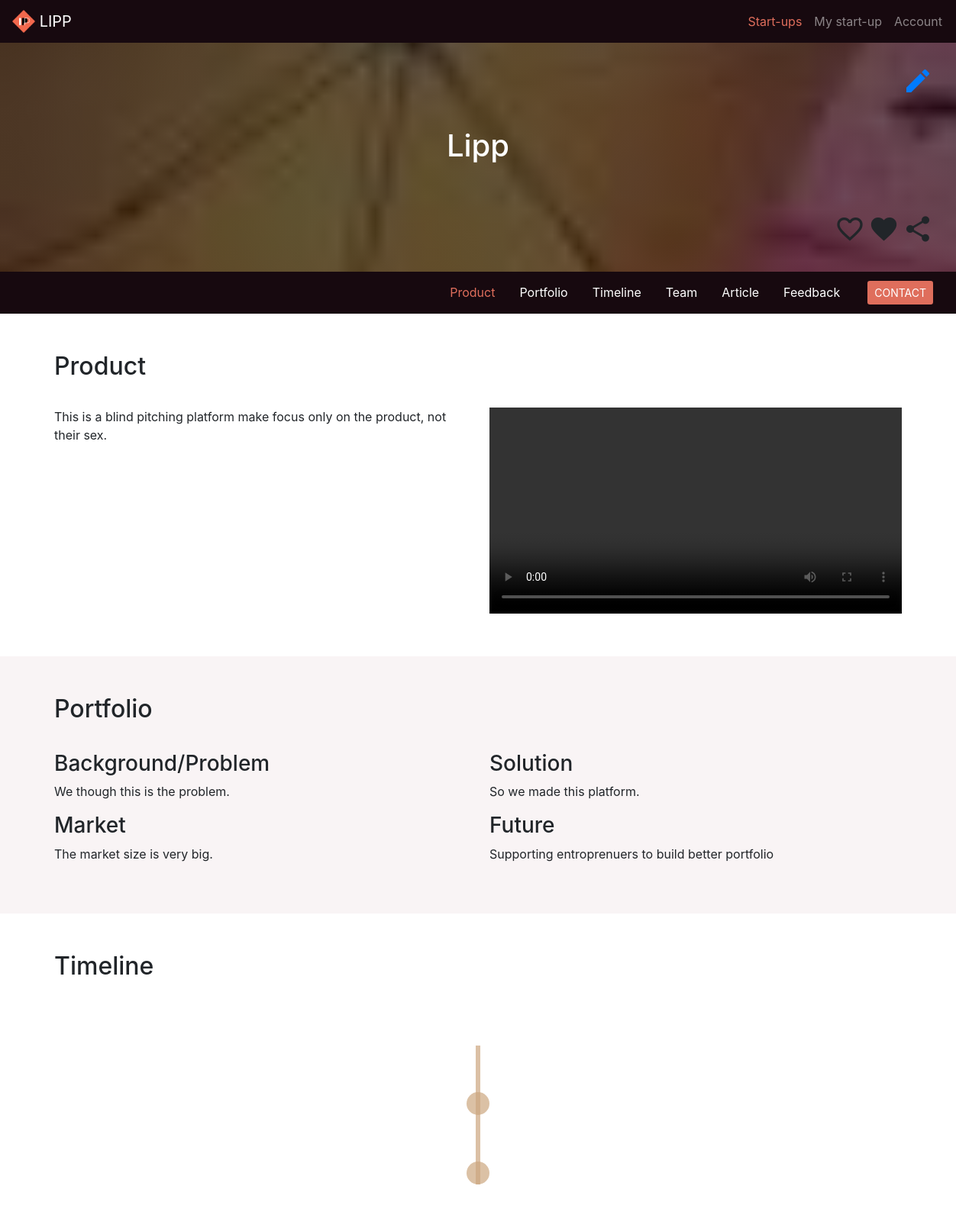
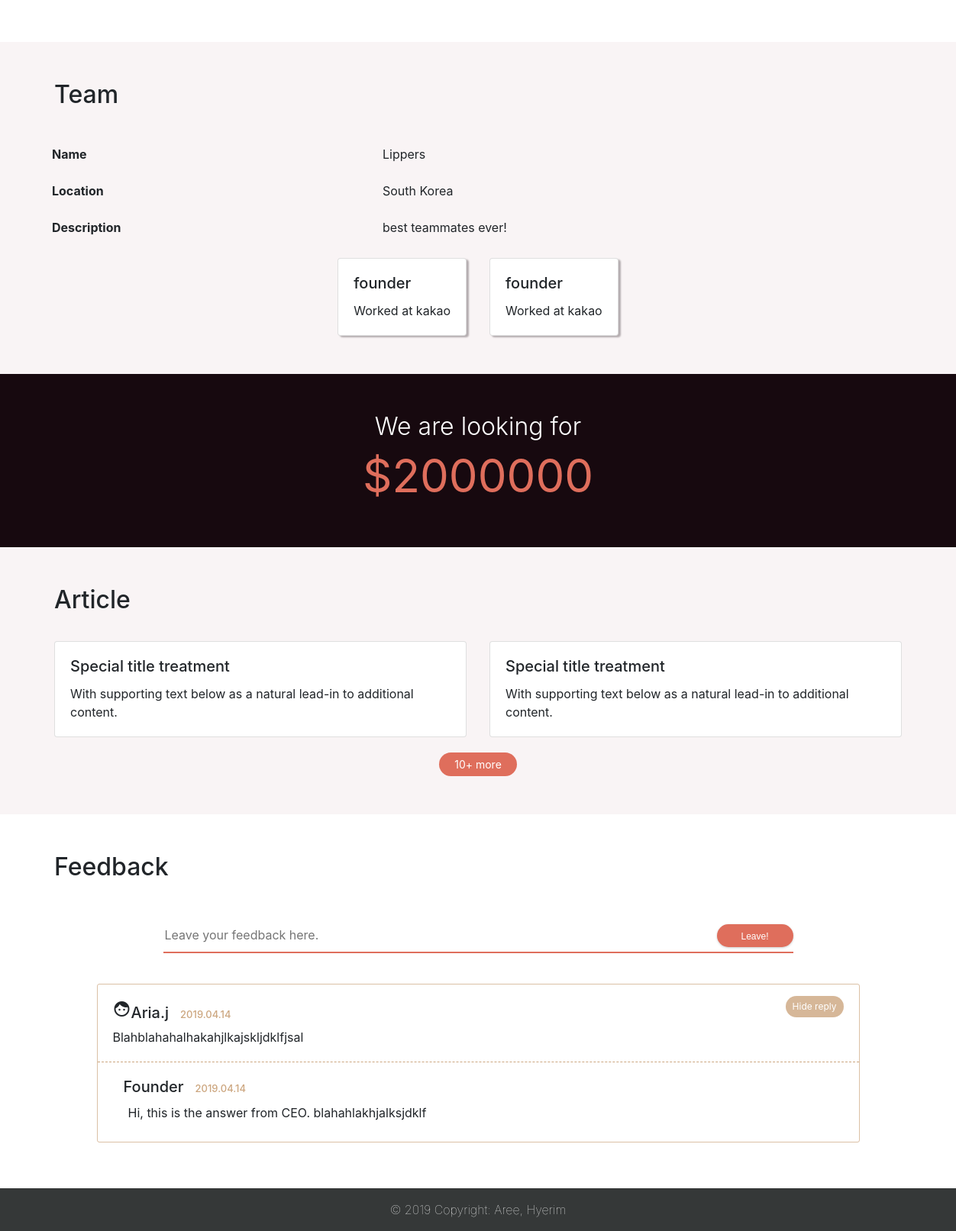
The app's page /startups/2 with its own data (2 pictures, top to bottom).
### app/models.py (models this page shows, shortened)
class Startup(models.Model):
    created_at = models.DateTimeField(auto_now_add=True)
    name = models.CharField(max_length=50)
    product_name = models.CharField(max_length=50)
    state = models.PositiveSmallIntegerField(default=0)
    category = models.PositiveSmallIntegerField(choices=cate.CATEGORIES,default=0)
    tags = JSONField(default=[])
    background = models.TextField()
    market = models.TextField()
    solution = models.TextField()
    business_model = models.TextField()
    future = models.TextField()
    raiseAmount = models.PositiveIntegerField(default=0)
    timeline = JSONField(default=[],validators=[validate_timeline])
    location = models.CharField(max_length=50)
    summary = models.CharField(max_length=255)
    members = JSONField(default=[],validators=[validate_members])
    team_desc = models.TextField()

### app/views.py (the view)
# urls.py: path('startups/<int:id>', views.startup_show, name='startup_show'),
def startup_show(request, id):
    context = { 'startup': Startup.objects.filter(id = id).first() }
    return render(request, 'startups/show.html', context)

### app/templates/startups/show.html (shortened to what this page needs)
{% extends 'startups/base.html' %}
{% load static %}
{% block css_libraries %}
<link rel="stylesheet" type="text/css" href="{% static 'libraries/timeline/timeline.css' %}">
{% endblock %}
{% block content %}
<div id="startup-show">
  <div id="cover" class="position-relative overflow-hidden text-center bg-light">
    <h1 class="vertical-middle-header">{{ startup.product_name }}</h1>
    <div class="right-top">
      <a href="{% url 'startup_edit' id=startup.id %}"><i class="material-icons">edit</i></a>
    </div>
    <div class="right-bottom">
      <i class="material-icons">favorite_border</i>
      <i class="material-icons">favorite</i>
      <i class="material-icons">share</i>
    </div>
  </div>
  <nav id="content-nav" class="nav justify-content-end">
    <li class="nav-item">
      <a class="nav-link active" href="#product">Product</a>
    </li>
    <li class="nav-item">
      <a class="nav-link" href="#portfolio">Portfolio</a>
    </li>
    <li class="nav-item">
      <a class="nav-link" href="#timeline">Timeline</a>
    </li>
    <li class="nav-item">
      <a class="nav-link" href="#team">Team</a>
    </li>
    <li class="nav-item">
      <a class="nav-link" href="#article">Article</a>
    </li>
    <li class="nav-item">
      <a class="nav-link" href="#feedback">Feedback</a>
    </li>
    <a href="mailto:supporters@email.com" class="btn btn-sm contact-btn">CONTACT</a>
  </nav>
  <div id="product" class="container-fluid">
    <div class="container">
      <h2 class="title">Product</h2>
      <div class="row justify-content-md-center">
        <div class="col-md-6 col-xs-12">
          <p>{{ startup.summary }}</p>
        </div>
        <div class="col-md-6 col-xs-12">
          <video src="http://commondatastorage.googleapis.com/gtv-videos-bucket/sample/ForBiggerEscapes.mp4" type="video/mp4s" controls width="100%" height="auto" />
        </div>
      </div>
    </div>
  </div>
  <div id="portfolio" class="container-fluid">
    <div class="container">
      <h2 class="title">Portfolio</h2>
      <div class="row justify-content-md-center">
        <div class="col-md-6 col-xs-12">
          <h3>Background/Problem</h3>
          <p>{{ startup.background|safe }}</p>
        </div>
        <div class="col-md-6 col-xs-12">
          <h3>Solution</h3>
          <p>{{ startup.solution|safe }}</p>
        </div>
        <div class="col-md-6 col-xs-12">
          <h3>Market</h3>
          <p>{{ startup.market|safe }}</p>
        </div>
        <div class="col-md-6 col-xs-12">
          <h3>Future</h3>
          <p>{{ startup.future|safe }}</p>
        </div>
      </div>
    </div>
  </div>
  <div id="timeline" class="container-fluid">
    <div class="container">
      <h2 class="title">Timeline</h2>
      <div class="row justify-content-md-center">
        <div class="col-xs-12">
          <section class="timeline">
            <ul>
              {% for event in startup.timeline %}
              <li>
              </li>
              {% endfor %}
            </ul>
          </section>
        </div>
      </div>
    </div>
  </div>
  <div id="team" class="container-fluid">
    <div class="container">
      <h2 class="title">Team</h2>
      <div class="row">
        <table class="table table-borderless">
          <tr>
            <th scope="row">Name</th>
            <td>{{ startup.name }}</td>
          </tr>
          <tr>
            <th scope="row">Location</th>
            <td>{{ startup.location }}</td>
          </tr>
          <tr>
            <th scope="row">Description</th>
            <td>{{ startup.team_desc }}</td>
          </tr>
        </table>
      </div>
      <div class="row justify-content-md-center">
        <div class="card-deck">
          {% for member in startup.members %}
            <div class="card">
              <div class="card-body">
                <h5 class="card-title">{{ member.position }}</h5>
                <p class="card-text">{{ member.career|safe }}</p>
              </div>
            </div>
          {% endfor %}
        </div>
      </div>
    </div>
  </div>
  <div id="fund" class="container-fluid">
    <div class="container">
        <h2 class="text-center">We are looking for</h2>
        <h1 class="text-center">${{ startup.raiseAmount }}</h1>
    </div>
  </div>
  <div id="article" class="container-fluid">
    <div class="container">
      <h2 class="title">Article</h2>
      <div class="row">
        <div class="col-sm-12 col-md-6">
          <div class="card">
            <div class="card-body">
              <h5 class="card-title">Special title treatment</h5>
              <p class="card-text">With supporting text below as a natural lead-in to additional content.</p>
            </div>
          </div>
        </div>
        <div class="col-sm-12 col-md-6">
          <div class="card">
            <div class="card-body">
              <h5 class="card-title">Special title treatment</h5>
              <p class="card-text">With supporting text below as a natural lead-in to additional content.</p>
            </div>
          </div>
        </div>
      </div>
      <button type="button" class="mx-auto btn-sm btn more-btn">10+ more</button>
    </div>
  </div>
  <div id="feedback" class="container-fluid">
    <div class="container">
      <h2 class="title">Feedback</h2>
      <div class="row justify-content-md-center">
        <div class="col-xs-10 col-sm-9">
          <form class="inline-form" role="form">
              <textarea class="autosize" placeholder="Leave your feedback here."></textarea>
              <button type="submit" class="float-right btn btn-sm">Leave!</button>
          </form>
        </div>
      </div>
      <div class="col-xs-9">
        <div class="panel-group feedback-card">
          <div class="panel panel-default">
            <button class="feedback-answer-btn btn btn-sm" data-toggle="collapse" href="#answer1">Hide reply</button>
            <h5 class="panel-title"><i class="material-icons">face</i>Aria.j<span class="feedback-date">2019.04.14</span></h5>
            <p class="feedback-content">
              Blahblahahalhakahjlkajskljdklfjsal
            </p>
          </div>
          <div id="answer1" class="m4panel-collapse collapse show feedback-answer">
            <h5 class="ml-4 panel-title">Founder<span class="feedback-date">2019.04.14</span></h5>
            <p class="panel-body">
              Hi, this is the answer from CEO. blahahlakhjalksjdklf
            </p>
          </div>
        </div>
      </div>
    </div>
  </div>
</div>
{% endblock %}

### app/static/libraries/timeline/timeline.css (style rules this page uses)
.timeline ul { background: transparent; padding: 50px 0; }
.timeline ul li { list-style-type: none; position: relative; width: 6px; margin: 0 auto; background: rgba(204, 166, 127, 0.7); }
.timeline ul li::after { content: ''; position: absolute; left: 50%; bottom: 0; transform: translateX(-50%); width: 30px; height: 30px; border-radius: 50%; background: inherit; }
.timeline ul li::after { transition: background .5s ease-in-out; }

### app/static/app/main.css (style rules this page uses)
body { margin: 0; padding: 0; }
nav { background-color: rgba(23,9,15,1.0); }
button.more-btn { border: none; border-radius: 100px; background-color: #df6e5c; color: #fff; display:block; margin-top: 20px; padding: 5px 20px; }
.contact-btn { background-color: #df6e5c; color: #fff; margin: 5px 20px; }
#content-nav { padding: 7px 10px; }
#content-nav a { color: white; text-decoration: none; }
#content-nav .nav-link.active { color: #df6e5c; }
#startup-show .container-fluid:nth-child(even) { background-color:rgba(245,237,239,0.6); }
#startup-show .right-bottom { position: absolute; right: 30px; bottom: 30px; }
#startup-show .right-top { position: absolute; right: 30px; top: 30px; }
#startup-show #cover .material-icons { font-size: 40px; }
.container { padding-top: 50px; padding-bottom: 50px; }
.container .title { margin-bottom: 35px; }
#cover { background-image: linear-gradient(rgba(3,7,7,0.6), rgba(3,7,7,0.4)), url('cover.jpeg'); width:100%; height: 300px; background-attachment: fixed; background-size: cover; }
#cover h1 { color: white; }
.vertical-middle-header { height: 90%; width: 100%; display: flex; align-items: center; justify-content: center; }
#team .card { box-shadow: 3px 2px 2px rgba(23,9,15,0.3); }
#fund { background-color:rgba(23,9,15,1); }
#fund h2 { color:white; font-weight: 300; }
#fund h1 { color:rgba(223,110,92,1); font-weight: 400; font-size: 60px; }
#feedback form { border-bottom: 2px solid rgba(223,110,92,1); margin-bottom: 30px; margin-top: 20px; }
#feedback textarea { border: none; background: transparent !important; overflow: hidden; overflow-wrap: break-word; resize: none; line-height: 1.5em; width: 80%; height: 30px; }
#feedback form button[type="submit"] { margin-bottom: 8px; width: 100px; height: 30px; padding: 6px 10px; border-radius: 20px; background-color: #df6e5c; background-size: cover; font-family: Arial; font-size: 12px; color: #fff; font-weight: 500; text-decoration: none solid rgb(255, 255, 255); text-align: center; box-shadow: 0px 1px 3px rgba(0,0,0,0.2); position: absolute; right: 15px; bottom: 30px; }
.feedback-card { border: 1px solid rgba(204, 166, 127, 0.7); border-radius: 3px; position: relative; margin: 10px 5%; }
.feedback-card .panel { padding: 20px; }
.feedback-content { margin-bottom: 0; }
.feedback-date { padding-left: 15px; color: rgba(204, 166, 127, 1.0); font-size: 13px; }
.feedback-answer-btn { position: absolute; right: 20px; top: 15px; background-color: rgba(204, 166, 127, 0.8); border-radius: 15px; font-size: 12px; color: white; }
.feedback-answer>p { margin-top: 10px; margin-left: 30px; }
.feedback-answer { padding: 10px; padding-top: 20px; border-top: 1px dashed rgba(204, 166, 127, 1.0); }

### records on screen
Startup: product_name "Lipp", summary "This is a blind pitching platform make focus only on the product, not their sex.", background "We though this is the problem.", solution "So we made this platform.", market "The market size is very big.", future "Supporting entroprenuers to build better portfolio", name "Lippers", location "South Korea", team_desc "best teammates ever!", raiseAmount "2000000"

### other values on screen
{{ member.position }} "founder" "founder"
{{ member.career|safe }} "Worked at kakao" "Worked at kakao"
